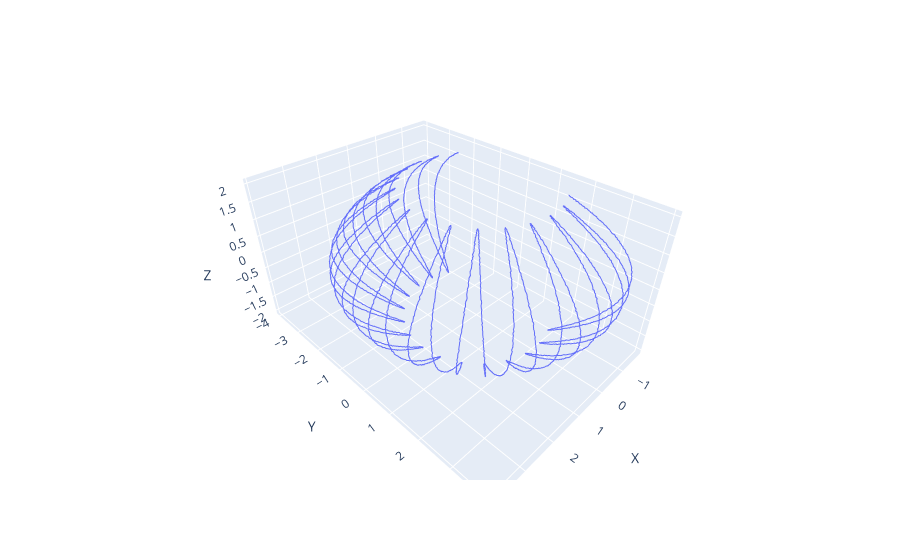

The code cell stored with this chart in its notebook:
### Code cell
show_sin(data=data1)

### Figure 1 — Plotly figure (JSON) as saved in the notebook; plotly's stock layout.template omitted (floating-point values rounded to 4 significant figures; data arrays with more than 128 entries replaced by an {"elided": "..."} marker saying what was removed)
{"data": [{"hovertemplate": "X=%{x}<br>Y=%{y}<br>Z=%{z}<extra></extra>", "legendgroup": "", "line": {"color": "#636efa", "dash": "solid"}, "marker": {"symbol": "circle"}, "mode": "lines", "name": "", "scene": "scene", "showlegend": false, "type": "scatter3d", "x": {"elided": "6000 float values"}, "y": {"elided": "6000 float values"}, "z": {"elided": "6000 float values"}}], "layout": {"legend": {"tracegroupgap": 0}, "margin": {"t": 60}, "scene": {"domain": {"x": [0, 1], "y": [0, 1]}, "xaxis": {"title": {"text": "X"}}, "yaxis": {"title": {"text": "Y"}}, "zaxis": {"title": {"text": "Z"}}}}}
